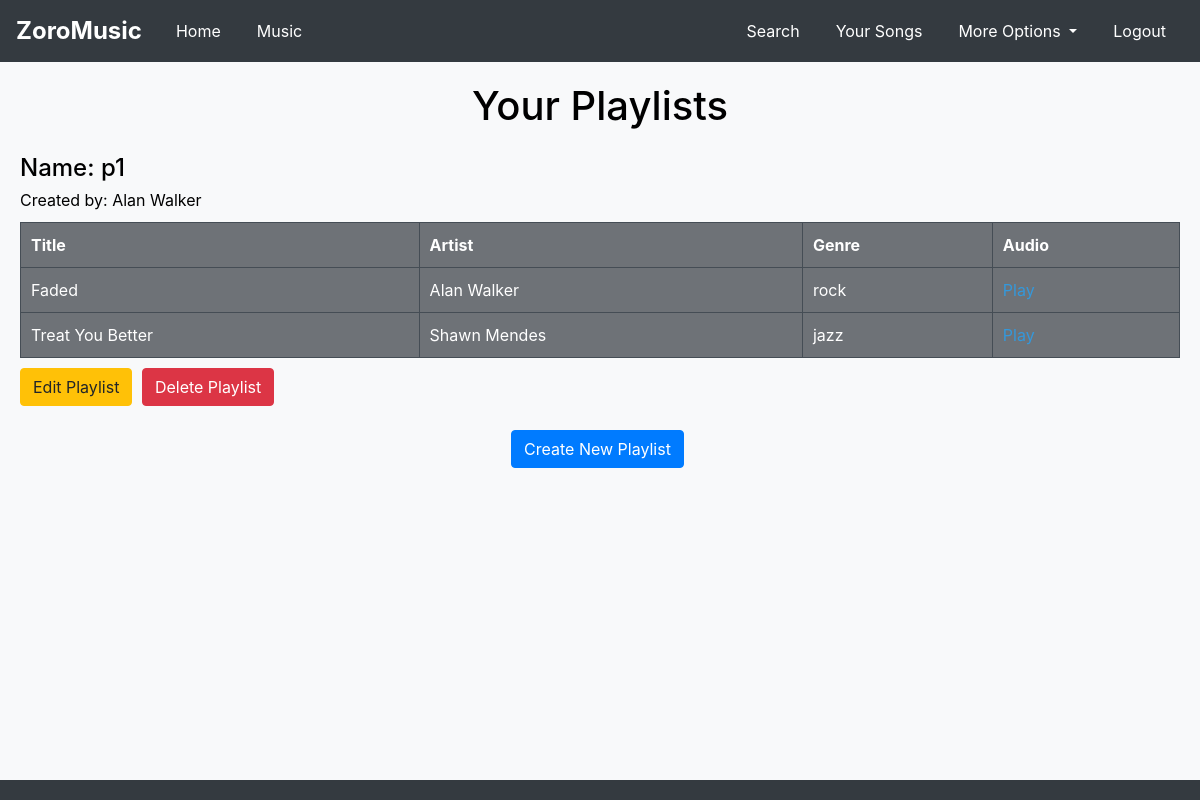
Page /playlists (signed in) on the committed database.
### ZoroMusic/models.py (models this page shows, shortened)
class Playlist(db.Model, UserMixin):
    id = db.Column(db.Integer, Sequence('playlist_id_seq', start=1, increment=1), primary_key=True)
    name = db.Column(db.String(50), nullable=False)
    user_id = db.Column(db.Integer, db.ForeignKey('user.id'), nullable=False)
    user = db.relationship('User', backref='playlists')
    created_at = db.Column(db.DateTime, default=datetime.utcnow)
    updated_at = db.Column(db.DateTime, default=datetime.utcnow, onupdate=datetime.utcnow)
    songs = db.relationship('Song', secondary=songs_playlists, backref=db.backref('playlists', lazy='dynamic'))

class User(db.Model, UserMixin):
    id = db.Column(db.Integer(), Sequence('user_id_seq', start=1, increment=1), primary_key=True)
    username = db.Column(db.String(length=30), nullable=False, unique=True)
    password_hash = db.Column(db.String(length=128), nullable=False)
    role = db.Column(db.String(length=15), nullable=False)
    is_flagged = db.Column(db.Boolean(), default=False)
    @property
    def password(self):
        return self.password

class Song(db.Model, UserMixin):
    id = db.Column(db.Integer, Sequence('song_id_seq', start=1, increment=1), primary_key=True)
    title = db.Column(db.String(100), nullable=False)
    lyrics = db.Column(db.Text, nullable=False)
    duration = db.Column(db.Integer, nullable=False)
    genre = db.Column(db.String(20), nullable=False)
    artist_name = db.Column(db.String(100), nullable=False)
    release_date = db.Column(db.String(5))
    audio_link = db.Column(db.String(255), nullable=True)
    rating = db.Column(db.Float, default=0)
    created_at = db.Column(db.DateTime, default=datetime.utcnow)
    updated_at = db.Column(db.DateTime, default=datetime.utcnow, onupdate=datetime.utcnow)
    creator_id = db.Column(db.Integer, db.ForeignKey('user.id'), nullable=False)
    likes = db.relationship('Like', backref='song', lazy='dynamic')
    creator = db.relationship('User', backref='songs')

### ZoroMusic/routes.py (the view)
@app.route('/playlists', methods=['GET'])
@login_required
def playlists_page():
    playlists = Playlist.query.filter_by(user_id=current_user.id).all()
    return render_template('playlists.html', playlists=playlists)

### ZoroMusic/models.py (called while the page is built)
@login_manager.user_loader
def load_user(user_id):
    return User.query.get(int(user_id))

### ZoroMusic/templates/playlists.html (shortened to what this page needs)
{% extends 'base.html' %}
{% block content %}
  <h1>Your Playlists</h1>
  {% if playlists %}
    {% for playlist in playlists %}
      <div class="mt-4">
        <h4 style="color: black;">Name: {{ playlist.name }}</h4>
        <p style="color: black;">Created by: {{ playlist.user.username }}</p>
        <table class="playlist-table">
          <thead>
            <tr>
              <th>Title</th>
              <th>Artist</th>
              <th>Genre</th>
              <th>Audio</th>
            </tr>
          </thead>
          <tbody>
            {% for song in playlist.songs %}
              <tr class="song-row" data-audio="{{ song.audio_link }}">
                <td>{{ song.title }}</td>
                <td>{{ song.artist_name }}</td>
                <td>{{ song.genre }}</td>
                <td>
                  {% if song.audio_link %}
                    <a href="#" class="audio-link" data-audio="{{ url_for('static', filename=song.audio_link) }}"
                       onclick="
                         event.preventDefault();
                         var audioSource = this.getAttribute('data-audio');
                         var title = this.closest('tr').querySelector('td:nth-child(2)').innerText;
                         var audioPlayer = document.getElementById('audioPlayer');
                         var currentlyPlaying = document.getElementById('currentlyPlaying');
                         var audioControls = currentlyPlaying.querySelector('.audio-controls');
                         audioPlayer.src = audioSource;
                         audioPlayer.load();
                         audioPlayer.play();
                         currentlyPlaying.querySelector('h2').innerText = 'Currently Playing: ' + title;
                         currentlyPlaying.style.display = 'block';
                         audioControls.scrollIntoView({ behavior: 'smooth' });
                       "
                    >
                    </a>
                  {% else %}
                    <p class="no-audio-message">No audio link available</p>
                  {% endif %}
                </td>
              </tr>
            {% endfor %}
          </tbody>
        </table>
        <div class="playlist-actions">
          <form method="post" action="{{ url_for('modify_playlist', playlist_id=playlist.id) }}" class="d-inline">
            <button type="submit" class="btn btn-warning">Edit Playlist</button>
          </form>
          <form method="post" action="{{ url_for('delete_playlist', playlist_id=playlist.id) }}" class="d-inline">
            <button type="submit" class="btn btn-danger">Delete Playlist</button>
          </form>
        </div>
      </div>
    {% endfor %}
  {% else %}
    <p class="mt-3" style="text-align:center;">Nope you don't have any...Create a new one...</p>
  {% endif %}
  <div class="text-center mt-4">
    <a href="{{ url_for('create_playlist') }}" class="btn btn-primary">Create New Playlist</a>
  </div>
{% endblock %}

### ZoroMusic/templates/base.html (style rules this page uses)
body { background-color: #f8f9fa; color: #495057; }

### ZoroMusic/templates/playlists.html (style rules this page uses)
h1 { color: black; text-align: center; }
.mt-4 { margin-top: 20px; }
h4 { color: black; margin-bottom: 5px; }
p { color: black; margin: 0; }
.playlist-table { width: 100%; background-color: rgba(52, 58, 64, 0.7); color: #ffffff; border-collapse: collapse; margin-top: 10px; }
.playlist-table th, .playlist-table td { border: 1px solid #454d55; padding: 10px; text-align: left; }
.audio-link { color: #3498db; text-decoration: none; cursor: pointer; transition: color 0.3s; }
.playlist-actions { margin-top: 10px; }
.btn-warning, .btn-danger, .btn-primary { margin-right: 5px; }

### rows in the picture
Playlist: name "p1", user.username "Alan Walker"
Song: title "Faded", artist_name "Alan Walker", genre "rock"
Song: title "Treat You Better", artist_name "Shawn Mendes", genre "jazz"
